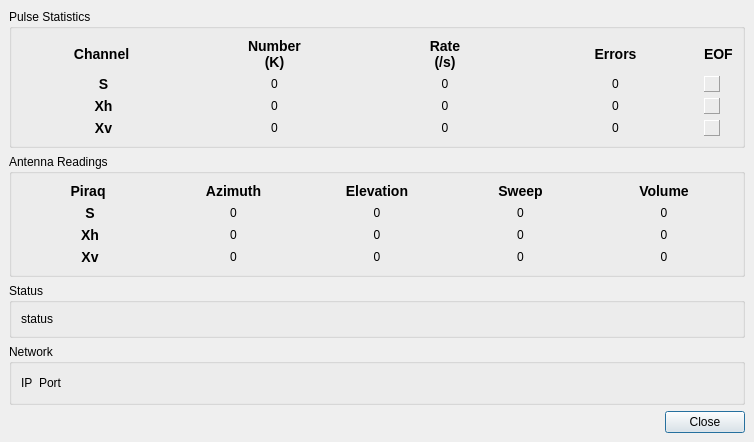
<ui version="4.0" >
 <class>CP2Exec</class>
 <widget class="QDialog" name="CP2Exec" >
  <property name="geometry" >
   <rect>
    <x>0</x>
    <y>0</y>
    <width>754</width>
    <height>426</height>
   </rect>
  </property>
  <property name="sizePolicy" >
   <sizepolicy>
    <hsizetype>1</hsizetype>
    <vsizetype>1</vsizetype>
    <horstretch>0</horstretch>
    <verstretch>0</verstretch>
   </sizepolicy>
  </property>
  <property name="windowTitle" >
   <string>CP2Exec</string>
  </property>
  <layout class="QVBoxLayout" >
   <property name="margin" >
    <number>9</number>
   </property>
   <property name="spacing" >
    <number>6</number>
   </property>
   <item>
    <widget class="QGroupBox" name="groupBox" >
     <property name="title" >
      <string>Pulse Statistics</string>
     </property>
     <layout class="QGridLayout" >
      <property name="margin" >
       <number>9</number>
      </property>
      <property name="spacing" >
       <number>6</number>
      </property>
      <item row="3" column="0" >
       <widget class="QLabel" name="textLabel1_5_3" >
        <property name="sizePolicy" >
         <sizepolicy>
          <hsizetype>1</hsizetype>
          <vsizetype>5</vsizetype>
          <horstretch>0</horstretch>
          <verstretch>0</verstretch>
         </sizepolicy>
        </property>
        <property name="text" >
         <string>&lt;font size="+1">&lt;b>Xv&lt;/b>&lt;/font></string>
        </property>
        <property name="alignment" >
         <set>Qt::AlignCenter</set>
        </property>
        <property name="wordWrap" >
         <bool>true</bool>
        </property>
       </widget>
      </item>
      <item row="2" column="0" >
       <widget class="QLabel" name="textLabel1_5_2" >
        <property name="sizePolicy" >
         <sizepolicy>
          <hsizetype>1</hsizetype>
          <vsizetype>5</vsizetype>
          <horstretch>0</horstretch>
          <verstretch>0</verstretch>
         </sizepolicy>
        </property>
        <property name="text" >
         <string>&lt;font size="+1">&lt;b>Xh&lt;/b>&lt;/font></string>
        </property>
        <property name="alignment" >
         <set>Qt::AlignCenter</set>
        </property>
        <property name="wordWrap" >
         <bool>true</bool>
        </property>
       </widget>
      </item>
      <item row="3" column="1" >
       <widget class="QLabel" name="_chan2pulseCount" >
        <property name="sizePolicy" >
         <sizepolicy>
          <hsizetype>1</hsizetype>
          <vsizetype>5</vsizetype>
          <horstretch>0</horstretch>
          <verstretch>0</verstretch>
         </sizepolicy>
        </property>
        <property name="text" >
         <string>0</string>
        </property>
        <property name="alignment" >
         <set>Qt::AlignCenter</set>
        </property>
        <property name="wordWrap" >
         <bool>false</bool>
        </property>
       </widget>
      </item>
      <item row="2" column="2" >
       <widget class="QLabel" name="_chan1pulseRate" >
        <property name="sizePolicy" >
         <sizepolicy>
          <hsizetype>1</hsizetype>
          <vsizetype>5</vsizetype>
          <horstretch>0</horstretch>
          <verstretch>0</verstretch>
         </sizepolicy>
        </property>
        <property name="text" >
         <string>0</string>
        </property>
        <property name="alignment" >
         <set>Qt::AlignCenter</set>
        </property>
        <property name="wordWrap" >
         <bool>false</bool>
        </property>
       </widget>
      </item>
      <item row="1" column="4" >
       <widget class="QLabel" name="_chan0led" >
        <property name="sizePolicy" >
         <sizepolicy>
          <hsizetype>0</hsizetype>
          <vsizetype>0</vsizetype>
          <horstretch>0</horstretch>
          <verstretch>0</verstretch>
         </sizepolicy>
        </property>
        <property name="minimumSize" >
         <size>
          <width>16</width>
          <height>16</height>
         </size>
        </property>
        <property name="maximumSize" >
         <size>
          <width>16</width>
          <height>16</height>
         </size>
        </property>
        <property name="focusPolicy" >
         <enum>Qt::NoFocus</enum>
        </property>
        <property name="frameShape" >
         <enum>QFrame::Panel</enum>
        </property>
        <property name="frameShadow" >
         <enum>QFrame::Raised</enum>
        </property>
        <property name="text" >
         <string/>
        </property>
        <property name="wordWrap" >
         <bool>false</bool>
        </property>
       </widget>
      </item>
      <item row="0" column="1" >
       <widget class="QLabel" name="textLabel3" >
        <property name="sizePolicy" >
         <sizepolicy>
          <hsizetype>1</hsizetype>
          <vsizetype>5</vsizetype>
          <horstretch>0</horstretch>
          <verstretch>0</verstretch>
         </sizepolicy>
        </property>
        <property name="text" >
         <string>&lt;font size="+1">&lt;p align="center">&lt;b>Number&lt;br>

(K)&lt;/b>&lt;/p>&lt;/font></string>
        </property>
        <property name="alignment" >
         <set>Qt::AlignCenter</set>
        </property>
        <property name="wordWrap" >
         <bool>true</bool>
        </property>
       </widget>
      </item>
      <item row="3" column="2" >
       <widget class="QLabel" name="_chan2pulseRate" >
        <property name="sizePolicy" >
         <sizepolicy>
          <hsizetype>1</hsizetype>
          <vsizetype>5</vsizetype>
          <horstretch>0</horstretch>
          <verstretch>0</verstretch>
         </sizepolicy>
        </property>
        <property name="text" >
         <string>0</string>
        </property>
        <property name="alignment" >
         <set>Qt::AlignCenter</set>
        </property>
        <property name="wordWrap" >
         <bool>false</bool>
        </property>
       </widget>
      </item>
      <item row="1" column="0" >
       <widget class="QLabel" name="textLabel1_5" >
        <property name="sizePolicy" >
         <sizepolicy>
          <hsizetype>1</hsizetype>
          <vsizetype>5</vsizetype>
          <horstretch>0</horstretch>
          <verstretch>0</verstretch>
         </sizepolicy>
        </property>
        <property name="text" >
         <string>&lt;font size="+1">&lt;b>S&lt;/b>&lt;/font></string>
        </property>
        <property name="alignment" >
         <set>Qt::AlignCenter</set>
        </property>
        <property name="wordWrap" >
         <bool>true</bool>
        </property>
       </widget>
      </item>
      <item row="0" column="3" >
       <widget class="QLabel" name="textLabel3_3" >
        <property name="sizePolicy" >
         <sizepolicy>
          <hsizetype>1</hsizetype>
          <vsizetype>5</vsizetype>
          <horstretch>0</horstretch>
          <verstretch>0</verstretch>
         </sizepolicy>
        </property>
        <property name="text" >
         <string>&lt;font size="+1">&lt;b>Errors&lt;/b>&lt;/font></string>
        </property>
        <property name="alignment" >
         <set>Qt::AlignCenter</set>
        </property>
        <property name="wordWrap" >
         <bool>true</bool>
        </property>
       </widget>
      </item>
      <item row="0" column="4" >
       <widget class="QLabel" name="textLabel3_4" >
        <property name="sizePolicy" >
         <sizepolicy>
          <hsizetype>1</hsizetype>
          <vsizetype>5</vsizetype>
          <horstretch>0</horstretch>
          <verstretch>0</verstretch>
         </sizepolicy>
        </property>
        <property name="text" >
         <string>&lt;font size="+1">&lt;b>EOF&lt;/b>&lt;/font></string>
        </property>
        <property name="alignment" >
         <set>Qt::AlignLeading|Qt::AlignLeft|Qt::AlignVCenter</set>
        </property>
        <property name="wordWrap" >
         <bool>true</bool>
        </property>
       </widget>
      </item>
      <item row="1" column="1" >
       <widget class="QLabel" name="_chan0pulseCount" >
        <property name="sizePolicy" >
         <sizepolicy>
          <hsizetype>1</hsizetype>
          <vsizetype>5</vsizetype>
          <horstretch>0</horstretch>
          <verstretch>0</verstretch>
         </sizepolicy>
        </property>
        <property name="text" >
         <string>0</string>
        </property>
        <property name="alignment" >
         <set>Qt::AlignCenter</set>
        </property>
        <property name="wordWrap" >
         <bool>false</bool>
        </property>
       </widget>
      </item>
      <item row="0" column="0" >
       <widget class="QLabel" name="textLabel4" >
        <property name="sizePolicy" >
         <sizepolicy>
          <hsizetype>1</hsizetype>
          <vsizetype>5</vsizetype>
          <horstretch>0</horstretch>
          <verstretch>0</verstretch>
         </sizepolicy>
        </property>
        <property name="text" >
         <string>&lt;font size="+1">&lt;b>Channel&lt;/b>    &lt;/font></string>
        </property>
        <property name="textFormat" >
         <enum>Qt::AutoText</enum>
        </property>
        <property name="alignment" >
         <set>Qt::AlignCenter</set>
        </property>
        <property name="wordWrap" >
         <bool>true</bool>
        </property>
       </widget>
      </item>
      <item row="0" column="2" >
       <widget class="QLabel" name="textLabel3_2" >
        <property name="sizePolicy" >
         <sizepolicy>
          <hsizetype>1</hsizetype>
          <vsizetype>5</vsizetype>
          <horstretch>0</horstretch>
          <verstretch>0</verstretch>
         </sizepolicy>
        </property>
        <property name="text" >
         <string>&lt;font size="+1">&lt;b>Rate&lt;br>

(/s)&lt;/b>&lt;/font></string>
        </property>
        <property name="alignment" >
         <set>Qt::AlignCenter</set>
        </property>
        <property name="wordWrap" >
         <bool>true</bool>
        </property>
       </widget>
      </item>
      <item row="3" column="4" >
       <widget class="QLabel" name="_chan2led" >
        <property name="sizePolicy" >
         <sizepolicy>
          <hsizetype>0</hsizetype>
          <vsizetype>0</vsizetype>
          <horstretch>0</horstretch>
          <verstretch>0</verstretch>
         </sizepolicy>
        </property>
        <property name="minimumSize" >
         <size>
          <width>16</width>
          <height>16</height>
         </size>
        </property>
        <property name="maximumSize" >
         <size>
          <width>16</width>
          <height>16</height>
         </size>
        </property>
        <property name="focusPolicy" >
         <enum>Qt::NoFocus</enum>
        </property>
        <property name="frameShape" >
         <enum>QFrame::Panel</enum>
        </property>
        <property name="frameShadow" >
         <enum>QFrame::Raised</enum>
        </property>
        <property name="text" >
         <string/>
        </property>
        <property name="wordWrap" >
         <bool>false</bool>
        </property>
       </widget>
      </item>
      <item row="2" column="4" >
       <widget class="QLabel" name="_chan1led" >
        <property name="sizePolicy" >
         <sizepolicy>
          <hsizetype>0</hsizetype>
          <vsizetype>0</vsizetype>
          <horstretch>0</horstretch>
          <verstretch>0</verstretch>
         </sizepolicy>
        </property>
        <property name="minimumSize" >
         <size>
          <width>16</width>
          <height>16</height>
         </size>
        </property>
        <property name="maximumSize" >
         <size>
          <width>16</width>
          <height>16</height>
         </size>
        </property>
        <property name="focusPolicy" >
         <enum>Qt::NoFocus</enum>
        </property>
        <property name="frameShape" >
         <enum>QFrame::Panel</enum>
        </property>
        <property name="frameShadow" >
         <enum>QFrame::Raised</enum>
        </property>
        <property name="text" >
         <string/>
        </property>
        <property name="wordWrap" >
         <bool>false</bool>
        </property>
       </widget>
      </item>
      <item row="3" column="3" >
       <widget class="QLabel" name="_chan2errors" >
        <property name="sizePolicy" >
         <sizepolicy>
          <hsizetype>1</hsizetype>
          <vsizetype>5</vsizetype>
          <horstretch>0</horstretch>
          <verstretch>0</verstretch>
         </sizepolicy>
        </property>
        <property name="text" >
         <string>0</string>
        </property>
        <property name="alignment" >
         <set>Qt::AlignCenter</set>
        </property>
        <property name="wordWrap" >
         <bool>false</bool>
        </property>
       </widget>
      </item>
      <item row="1" column="3" >
       <widget class="QLabel" name="_chan0errors" >
        <property name="sizePolicy" >
         <sizepolicy>
          <hsizetype>1</hsizetype>
          <vsizetype>5</vsizetype>
          <horstretch>0</horstretch>
          <verstretch>0</verstretch>
         </sizepolicy>
        </property>
        <property name="text" >
         <string>0</string>
        </property>
        <property name="alignment" >
         <set>Qt::AlignCenter</set>
        </property>
        <property name="wordWrap" >
         <bool>false</bool>
        </property>
       </widget>
      </item>
      <item row="2" column="1" >
       <widget class="QLabel" name="_chan1pulseCount" >
        <property name="sizePolicy" >
         <sizepolicy>
          <hsizetype>1</hsizetype>
          <vsizetype>5</vsizetype>
          <horstretch>0</horstretch>
          <verstretch>0</verstretch>
         </sizepolicy>
        </property>
        <property name="text" >
         <string>0</string>
        </property>
        <property name="alignment" >
         <set>Qt::AlignCenter</set>
        </property>
        <property name="wordWrap" >
         <bool>false</bool>
        </property>
       </widget>
      </item>
      <item row="2" column="3" >
       <widget class="QLabel" name="_chan1errors" >
        <property name="sizePolicy" >
         <sizepolicy>
          <hsizetype>1</hsizetype>
          <vsizetype>5</vsizetype>
          <horstretch>0</horstretch>
          <verstretch>0</verstretch>
         </sizepolicy>
        </property>
        <property name="text" >
         <string>0</string>
        </property>
        <property name="alignment" >
         <set>Qt::AlignCenter</set>
        </property>
        <property name="wordWrap" >
         <bool>false</bool>
        </property>
       </widget>
      </item>
      <item row="1" column="2" >
       <widget class="QLabel" name="_chan0pulseRate" >
        <property name="sizePolicy" >
         <sizepolicy>
          <hsizetype>1</hsizetype>
          <vsizetype>5</vsizetype>
          <horstretch>0</horstretch>
          <verstretch>0</verstretch>
         </sizepolicy>
        </property>
        <property name="text" >
         <string>0</string>
        </property>
        <property name="alignment" >
         <set>Qt::AlignCenter</set>
        </property>
        <property name="wordWrap" >
         <bool>false</bool>
        </property>
       </widget>
      </item>
     </layout>
    </widget>
   </item>
   <item>
    <widget class="QGroupBox" name="groupBox_3" >
     <property name="title" >
      <string>Antenna Readings</string>
     </property>
     <layout class="QGridLayout" >
      <property name="margin" >
       <number>9</number>
      </property>
      <property name="spacing" >
       <number>6</number>
      </property>
      <item row="0" column="4" >
       <widget class="QLabel" name="textLabel3_6" >
        <property name="sizePolicy" >
         <sizepolicy>
          <hsizetype>1</hsizetype>
          <vsizetype>5</vsizetype>
          <horstretch>0</horstretch>
          <verstretch>0</verstretch>
         </sizepolicy>
        </property>
        <property name="text" >
         <string>&lt;font size="+1">&lt;b>Volume&lt;/b>&lt;/font></string>
        </property>
        <property name="alignment" >
         <set>Qt::AlignCenter</set>
        </property>
        <property name="wordWrap" >
         <bool>true</bool>
        </property>
       </widget>
      </item>
      <item row="3" column="4" >
       <widget class="QLabel" name="_chan2Volume" >
        <property name="text" >
         <string>0</string>
        </property>
        <property name="alignment" >
         <set>Qt::AlignCenter</set>
        </property>
       </widget>
      </item>
      <item row="1" column="4" >
       <widget class="QLabel" name="_chan0Volume" >
        <property name="text" >
         <string>0</string>
        </property>
        <property name="alignment" >
         <set>Qt::AlignCenter</set>
        </property>
       </widget>
      </item>
      <item row="2" column="4" >
       <widget class="QLabel" name="_chan1Volume" >
        <property name="text" >
         <string>0</string>
        </property>
        <property name="alignment" >
         <set>Qt::AlignCenter</set>
        </property>
       </widget>
      </item>
      <item row="3" column="3" >
       <widget class="QLabel" name="_chan2Sweep" >
        <property name="sizePolicy" >
         <sizepolicy>
          <hsizetype>1</hsizetype>
          <vsizetype>5</vsizetype>
          <horstretch>0</horstretch>
          <verstretch>0</verstretch>
         </sizepolicy>
        </property>
        <property name="text" >
         <string>0</string>
        </property>
        <property name="alignment" >
         <set>Qt::AlignCenter</set>
        </property>
        <property name="wordWrap" >
         <bool>false</bool>
        </property>
       </widget>
      </item>
      <item row="2" column="3" >
       <widget class="QLabel" name="_chan1Sweep" >
        <property name="sizePolicy" >
         <sizepolicy>
          <hsizetype>1</hsizetype>
          <vsizetype>5</vsizetype>
          <horstretch>0</horstretch>
          <verstretch>0</verstretch>
         </sizepolicy>
        </property>
        <property name="text" >
         <string>0</string>
        </property>
        <property name="alignment" >
         <set>Qt::AlignCenter</set>
        </property>
        <property name="wordWrap" >
         <bool>false</bool>
        </property>
       </widget>
      </item>
      <item row="1" column="3" >
       <widget class="QLabel" name="_chan0Sweep" >
        <property name="sizePolicy" >
         <sizepolicy>
          <hsizetype>1</hsizetype>
          <vsizetype>5</vsizetype>
          <horstretch>0</horstretch>
          <verstretch>0</verstretch>
         </sizepolicy>
        </property>
        <property name="text" >
         <string>0</string>
        </property>
        <property name="alignment" >
         <set>Qt::AlignCenter</set>
        </property>
        <property name="wordWrap" >
         <bool>false</bool>
        </property>
       </widget>
      </item>
      <item row="3" column="2" >
       <widget class="QLabel" name="_chan2El" >
        <property name="sizePolicy" >
         <sizepolicy>
          <hsizetype>1</hsizetype>
          <vsizetype>5</vsizetype>
          <horstretch>0</horstretch>
          <verstretch>0</verstretch>
         </sizepolicy>
        </property>
        <property name="text" >
         <string>0</string>
        </property>
        <property name="alignment" >
         <set>Qt::AlignCenter</set>
        </property>
        <property name="wordWrap" >
         <bool>false</bool>
        </property>
       </widget>
      </item>
      <item row="2" column="2" >
       <widget class="QLabel" name="_chan1El" >
        <property name="sizePolicy" >
         <sizepolicy>
          <hsizetype>1</hsizetype>
          <vsizetype>5</vsizetype>
          <horstretch>0</horstretch>
          <verstretch>0</verstretch>
         </sizepolicy>
        </property>
        <property name="text" >
         <string>0</string>
        </property>
        <property name="alignment" >
         <set>Qt::AlignCenter</set>
        </property>
        <property name="wordWrap" >
         <bool>false</bool>
        </property>
       </widget>
      </item>
      <item row="1" column="2" >
       <widget class="QLabel" name="_chan0El" >
        <property name="sizePolicy" >
         <sizepolicy>
          <hsizetype>1</hsizetype>
          <vsizetype>5</vsizetype>
          <horstretch>0</horstretch>
          <verstretch>0</verstretch>
         </sizepolicy>
        </property>
        <property name="text" >
         <string>0</string>
        </property>
        <property name="alignment" >
         <set>Qt::AlignCenter</set>
        </property>
        <property name="wordWrap" >
         <bool>false</bool>
        </property>
       </widget>
      </item>
      <item row="1" column="1" >
       <widget class="QLabel" name="_chan0Az" >
        <property name="sizePolicy" >
         <sizepolicy>
          <hsizetype>1</hsizetype>
          <vsizetype>5</vsizetype>
          <horstretch>0</horstretch>
          <verstretch>0</verstretch>
         </sizepolicy>
        </property>
        <property name="text" >
         <string>0</string>
        </property>
        <property name="alignment" >
         <set>Qt::AlignCenter</set>
        </property>
        <property name="wordWrap" >
         <bool>false</bool>
        </property>
       </widget>
      </item>
      <item row="2" column="1" >
       <widget class="QLabel" name="_chan1Az" >
        <property name="sizePolicy" >
         <sizepolicy>
          <hsizetype>1</hsizetype>
          <vsizetype>5</vsizetype>
          <horstretch>0</horstretch>
          <verstretch>0</verstretch>
         </sizepolicy>
        </property>
        <property name="text" >
         <string>0</string>
        </property>
        <property name="alignment" >
         <set>Qt::AlignCenter</set>
        </property>
        <property name="wordWrap" >
         <bool>false</bool>
        </property>
       </widget>
      </item>
      <item row="3" column="1" >
       <widget class="QLabel" name="_chan2Az" >
        <property name="sizePolicy" >
         <sizepolicy>
          <hsizetype>1</hsizetype>
          <vsizetype>5</vsizetype>
          <horstretch>0</horstretch>
          <verstretch>0</verstretch>
         </sizepolicy>
        </property>
        <property name="text" >
         <string>0</string>
        </property>
        <property name="alignment" >
         <set>Qt::AlignCenter</set>
        </property>
        <property name="wordWrap" >
         <bool>false</bool>
        </property>
       </widget>
      </item>
      <item row="0" column="3" >
       <widget class="QLabel" name="textLabel3_7" >
        <property name="sizePolicy" >
         <sizepolicy>
          <hsizetype>1</hsizetype>
          <vsizetype>5</vsizetype>
          <horstretch>0</horstretch>
          <verstretch>0</verstretch>
         </sizepolicy>
        </property>
        <property name="text" >
         <string>&lt;font size="+1">&lt;b>Sweep&lt;/b>&lt;/font></string>
        </property>
        <property name="alignment" >
         <set>Qt::AlignCenter</set>
        </property>
        <property name="wordWrap" >
         <bool>true</bool>
        </property>
       </widget>
      </item>
      <item row="0" column="2" >
       <widget class="QLabel" name="textLabel3_5" >
        <property name="sizePolicy" >
         <sizepolicy>
          <hsizetype>1</hsizetype>
          <vsizetype>5</vsizetype>
          <horstretch>0</horstretch>
          <verstretch>0</verstretch>
         </sizepolicy>
        </property>
        <property name="text" >
         <string>&lt;font size="+1">&lt;b>Elevation&lt;/b>&lt;/font></string>
        </property>
        <property name="alignment" >
         <set>Qt::AlignCenter</set>
        </property>
        <property name="wordWrap" >
         <bool>true</bool>
        </property>
       </widget>
      </item>
      <item row="0" column="1" >
       <widget class="QLabel" name="textLabel3_8" >
        <property name="sizePolicy" >
         <sizepolicy>
          <hsizetype>1</hsizetype>
          <vsizetype>5</vsizetype>
          <horstretch>0</horstretch>
          <verstretch>0</verstretch>
         </sizepolicy>
        </property>
        <property name="text" >
         <string>&lt;font size="+1">&lt;p align="center">&lt;b>Azimuth&lt;/b>&lt;/p>&lt;/font></string>
        </property>
        <property name="alignment" >
         <set>Qt::AlignCenter</set>
        </property>
        <property name="wordWrap" >
         <bool>true</bool>
        </property>
       </widget>
      </item>
      <item row="3" column="0" >
       <widget class="QLabel" name="textLabel1_5_5" >
        <property name="sizePolicy" >
         <sizepolicy>
          <hsizetype>1</hsizetype>
          <vsizetype>5</vsizetype>
          <horstretch>0</horstretch>
          <verstretch>0</verstretch>
         </sizepolicy>
        </property>
        <property name="text" >
         <string>&lt;font size="+1">&lt;b>Xv&lt;/b>&lt;/font></string>
        </property>
        <property name="alignment" >
         <set>Qt::AlignCenter</set>
        </property>
        <property name="wordWrap" >
         <bool>true</bool>
        </property>
       </widget>
      </item>
      <item row="2" column="0" >
       <widget class="QLabel" name="textLabel1_5_4" >
        <property name="sizePolicy" >
         <sizepolicy>
          <hsizetype>1</hsizetype>
          <vsizetype>5</vsizetype>
          <horstretch>0</horstretch>
          <verstretch>0</verstretch>
         </sizepolicy>
        </property>
        <property name="text" >
         <string>&lt;font size="+1">&lt;b>Xh&lt;/b>&lt;/font></string>
        </property>
        <property name="alignment" >
         <set>Qt::AlignCenter</set>
        </property>
        <property name="wordWrap" >
         <bool>true</bool>
        </property>
       </widget>
      </item>
      <item row="1" column="0" >
       <widget class="QLabel" name="textLabel1_6" >
        <property name="sizePolicy" >
         <sizepolicy>
          <hsizetype>1</hsizetype>
          <vsizetype>5</vsizetype>
          <horstretch>0</horstretch>
          <verstretch>0</verstretch>
         </sizepolicy>
        </property>
        <property name="text" >
         <string>&lt;font size="+1">&lt;b>S&lt;/b>&lt;/font></string>
        </property>
        <property name="alignment" >
         <set>Qt::AlignCenter</set>
        </property>
        <property name="wordWrap" >
         <bool>true</bool>
        </property>
       </widget>
      </item>
      <item row="0" column="0" >
       <widget class="QLabel" name="textLabel4_2" >
        <property name="sizePolicy" >
         <sizepolicy>
          <hsizetype>1</hsizetype>
          <vsizetype>5</vsizetype>
          <horstretch>0</horstretch>
          <verstretch>0</verstretch>
         </sizepolicy>
        </property>
        <property name="text" >
         <string>&lt;font size="+1">&lt;b>Piraq&lt;/b>    &lt;/font></string>
        </property>
        <property name="textFormat" >
         <enum>Qt::AutoText</enum>
        </property>
        <property name="alignment" >
         <set>Qt::AlignCenter</set>
        </property>
        <property name="wordWrap" >
         <bool>true</bool>
        </property>
       </widget>
      </item>
     </layout>
    </widget>
   </item>
   <item>
    <widget class="QGroupBox" name="groupBox_2" >
     <property name="sizePolicy" >
      <sizepolicy>
       <hsizetype>3</hsizetype>
       <vsizetype>3</vsizetype>
       <horstretch>0</horstretch>
       <verstretch>0</verstretch>
      </sizepolicy>
     </property>
     <property name="title" >
      <string>Status</string>
     </property>
     <layout class="QVBoxLayout" >
      <property name="margin" >
       <number>9</number>
      </property>
      <property name="spacing" >
       <number>6</number>
      </property>
      <item>
       <widget class="QLabel" name="_statusText" >
        <property name="sizePolicy" >
         <sizepolicy>
          <hsizetype>3</hsizetype>
          <vsizetype>3</vsizetype>
          <horstretch>0</horstretch>
          <verstretch>0</verstretch>
         </sizepolicy>
        </property>
        <property name="text" >
         <string>status</string>
        </property>
        <property name="wordWrap" >
         <bool>false</bool>
        </property>
       </widget>
      </item>
     </layout>
    </widget>
   </item>
   <item>
    <widget class="QGroupBox" name="groupBox_4" >
     <property name="title" >
      <string>Network</string>
     </property>
     <layout class="QHBoxLayout" >
      <property name="margin" >
       <number>9</number>
      </property>
      <property name="spacing" >
       <number>6</number>
      </property>
      <item>
       <widget class="QLabel" name="_networkIP" >
        <property name="text" >
         <string>IP</string>
        </property>
       </widget>
      </item>
      <item>
       <widget class="QLabel" name="_networkPort" >
        <property name="text" >
         <string>Port</string>
        </property>
       </widget>
      </item>
      <item>
       <spacer>
        <property name="orientation" >
         <enum>Qt::Horizontal</enum>
        </property>
        <property name="sizeHint" >
         <size>
          <width>171</width>
          <height>20</height>
         </size>
        </property>
       </spacer>
      </item>
     </layout>
    </widget>
   </item>
   <item>
    <widget class="QDialogButtonBox" name="buttonBox" >
     <property name="orientation" >
      <enum>Qt::Horizontal</enum>
     </property>
     <property name="standardButtons" >
      <set>QDialogButtonBox::Close</set>
     </property>
    </widget>
   </item>
  </layout>
 </widget>
 <resources/>
 <connections>
  <connection>
   <sender>buttonBox</sender>
   <signal>accepted()</signal>
   <receiver>CP2Exec</receiver>
   <slot>accept()</slot>
   <hints>
    <hint type="sourcelabel" >
     <x>248</x>
     <y>254</y>
    </hint>
    <hint type="destinationlabel" >
     <x>157</x>
     <y>274</y>
    </hint>
   </hints>
  </connection>
  <connection>
   <sender>buttonBox</sender>
   <signal>rejected()</signal>
   <receiver>CP2Exec</receiver>
   <slot>reject()</slot>
   <hints>
    <hint type="sourcelabel" >
     <x>316</x>
     <y>260</y>
    </hint>
    <hint type="destinationlabel" >
     <x>286</x>
     <y>274</y>
    </hint>
   </hints>
  </connection>
 </connections>
</ui>
